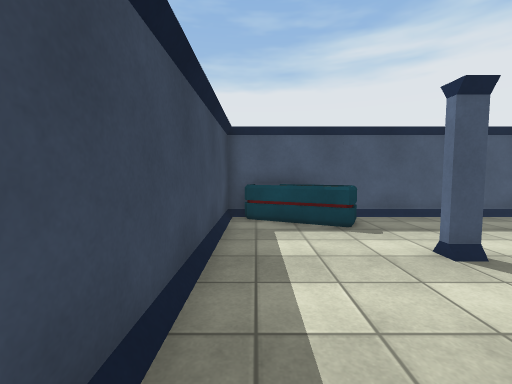
[1] (above)

12 first-person views from a walk through a Unity game level. The camera is 1.3 m above the floor, tilts 4° down and sees 90° across. The floor is counted in squares, 1 m on a side. Each view is taken from the middle of a square. On the plan, view 1 faces up. The plan holds only what a view shows up to about 13 squares ahead; the rest is blank. The player is left out. Surface patterns are stand-ins for the level's own textures.

[2]
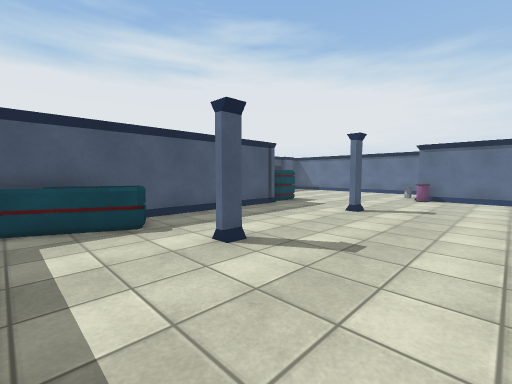

[3]
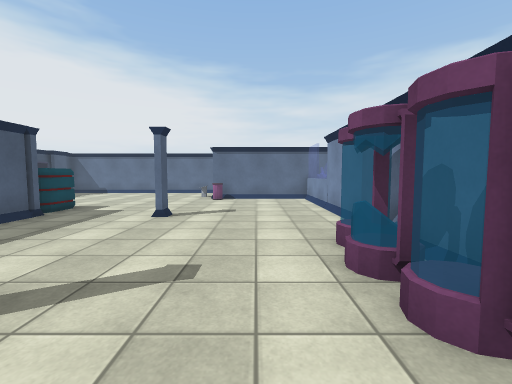

[4]
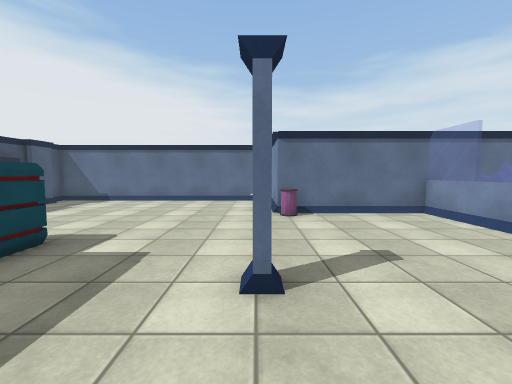

[5]
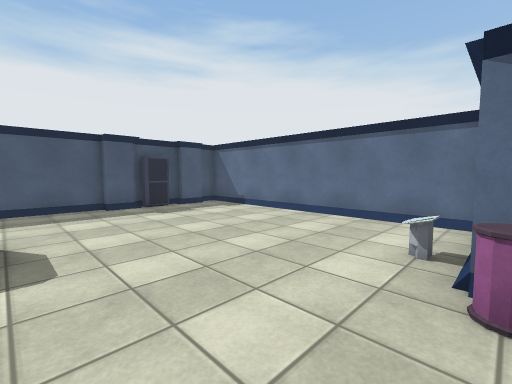

[6]
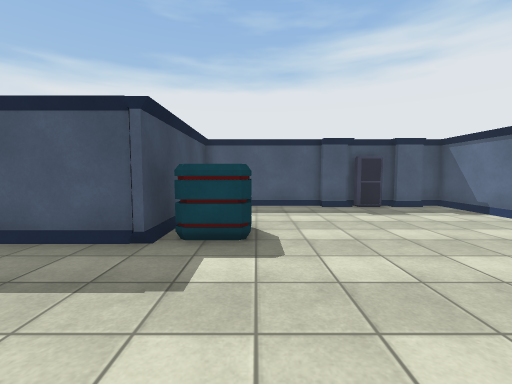

[7]
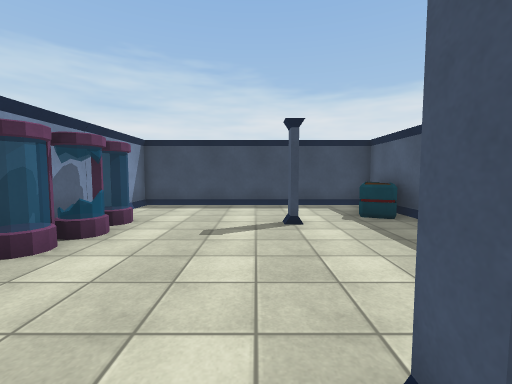

[8]
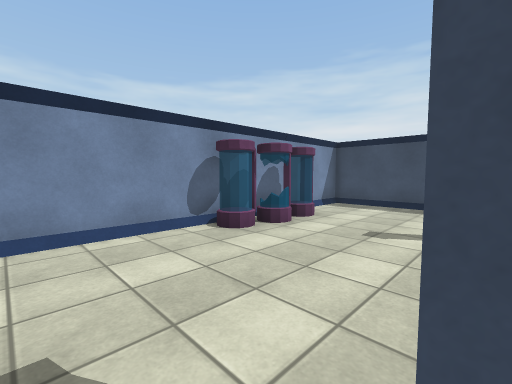

[9]
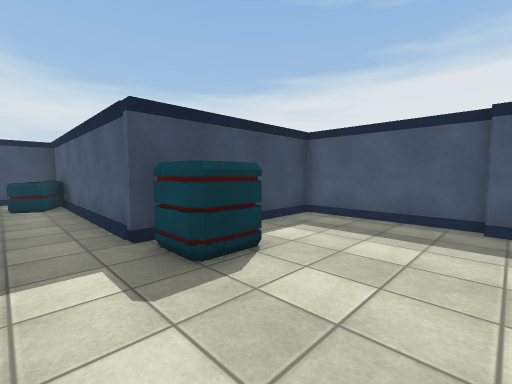

[10]
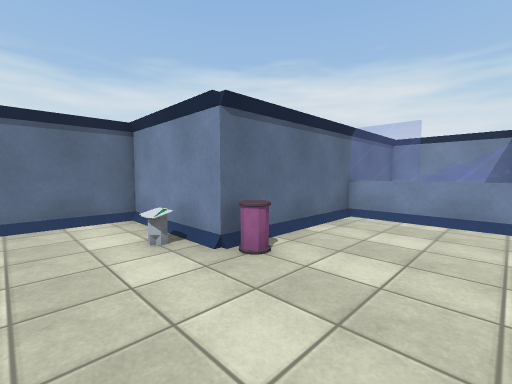

[11]
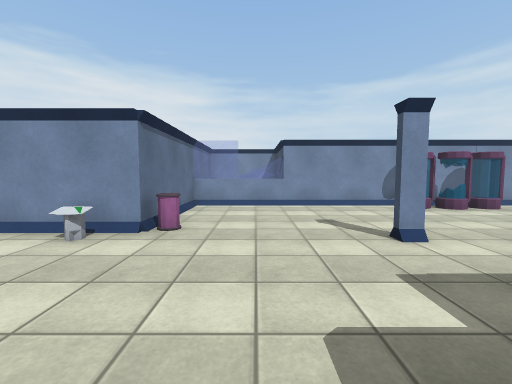

[12]
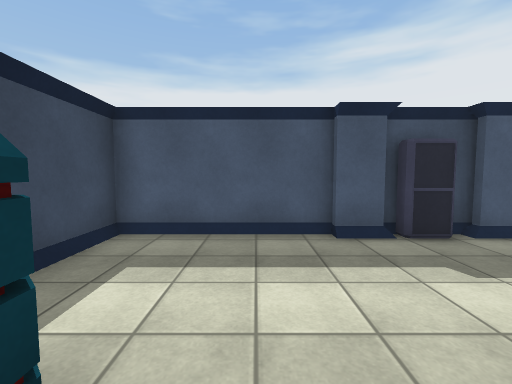

### Floor plan
Points are (right, up) in squares from view 1. A wall is a line through its corners. A room is listed if a view was taken in it or the views show most of it. See-through windows are left out.
Room 1 (views 1, 2, 3, 4, 5, 6, 7, 8, 9, 10, 11, 12)
walls: (9.3, 3.8) (8.6, 3.8); (8.6, 4) (9.3, 4); (3.5, 3.8) (2.9, 3.8); (14.6, -2.1) (14.6, 3.3) (18.6, 3.3) (18.6, 13.6) (17.9, 13.6); (14.5, 13.2) (13.6, 13.2); (13.8, 13.6) (8.9, 13.6) (8.9, 7.8) (-0.9, 7.8) (-0.9, -1.7) (14.6, -1.7); (16.9, 13.6) (14.8, 13.6); (17.8, 13.2) (16.6, 13.2)
low walls: (9.3, 4.1) (8.6, 4.1)
objects: crate (0, 6) to (3, 7); other object (3, -1); other object (4, -1) to (5, -1); other object (6, -1); crate (10, 8) to (11, 9); other object (14, 3); console (15, 4) to (16, 4); locker (15, 13) to (16, 13)

Where each view was taken, in squares from view 1:
view 1: 0 up, 0 right, facing up
view 2: 0 up, 0 right, facing up-right
view 3: 1 up, 1 right, facing right
view 4: 4 up, 6 right, facing right
view 5: 3 up, 11 right, facing up-right
view 6: 3 up, 11 right, facing up
view 7: 3 up, 10 right, facing left
view 8: 4 up, 10 right, facing down-left
view 9: 6 up, 14 right, facing up-left
view 10: 6 up, 11 right, facing down-right
view 11: 9 up, 12 right, facing down
view 12: 8 up, 12 right, facing up
